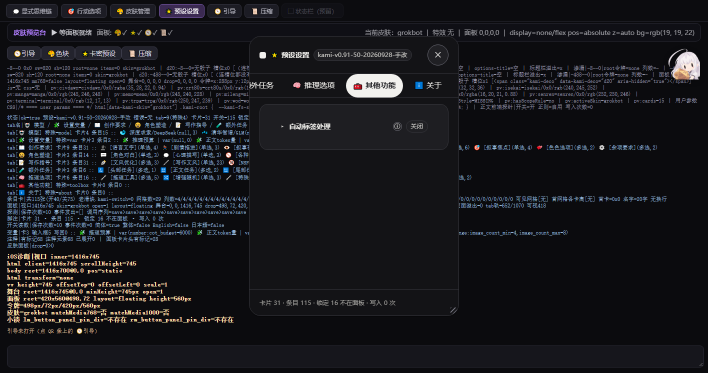
#> input picture .audit/折叠-grokbot-收起.png, 1416 x 745 px (shown at 1/2 size); its folder holds 3 pictures in this run
$ python _crop-fold.py
#> lines starting #> are read from the running program, lines starting #| are printed output that depends on the picture
from PIL import Image
import os
A = os.path.dirname(os.path.abspath(__file__))
for skin in ["grokbot", "manga", "rain"]:
    im = Image.open(os.path.join(A, f"折叠-{skin}-收起.png"))
#> im is the input picture: PIL image 1416x745 RGB; mean R, G, B 24.8, 25.1, 29.2
    im.crop((518, 192, 955, 288)).resize((437 * 3, 96 * 3), Image.LANCZOS).save(os.path.join(A, f"折叠-细节-{skin}.png"))
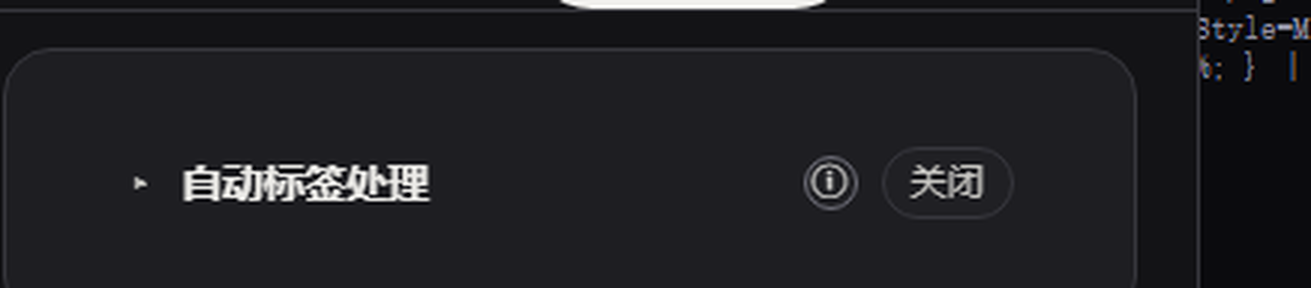
#> saved as 折叠-细节-grokbot.png: PIL image 1311x288 RGB; mean R, G, B 32.3, 32.3, 35.9
    print(skin, "ok")
#> pass 2 of the loop `for skin in ["grokbot", "manga", "rain"]:`:
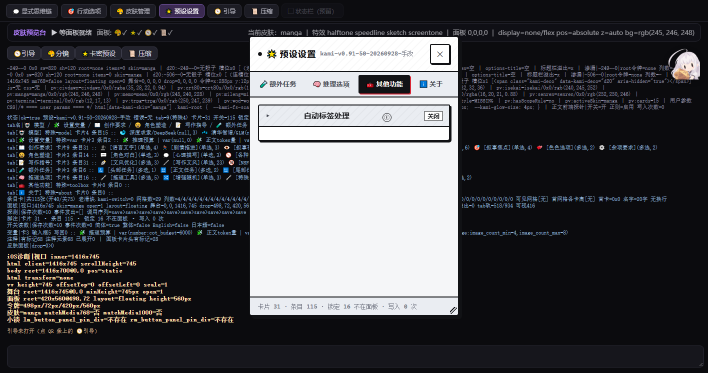
#> input picture .audit/折叠-manga-收起.png, 1416 x 745 px (shown at 1/2 size)
#> im is the input picture: PIL image 1416x745 RGB; mean R, G, B 69.2, 69.7, 73.6
#> `im.crop((518, 192, 955, 288)).resize((437 * 3, 96 * 3), Image.LANCZOS)..`:
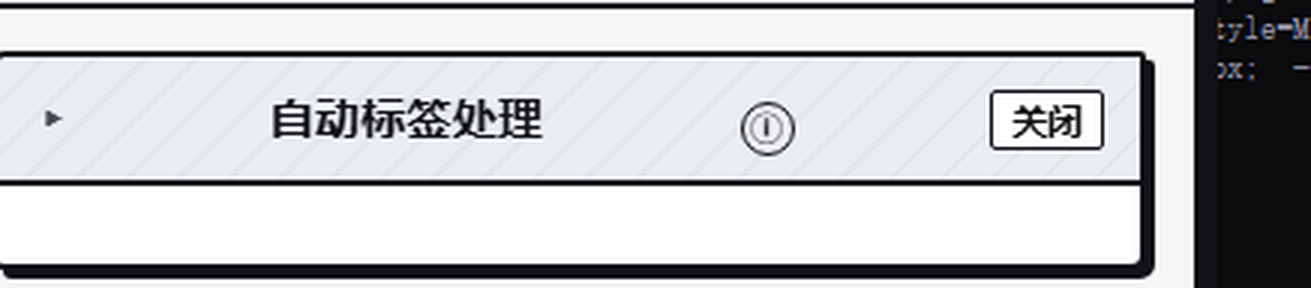
#> saved as 折叠-细节-manga.png: PIL image 1311x288 RGB; mean R, G, B 193.3, 194.6, 197.2
#> pass 3 of the loop `for skin in ["grokbot", "manga", "rain"]:`:
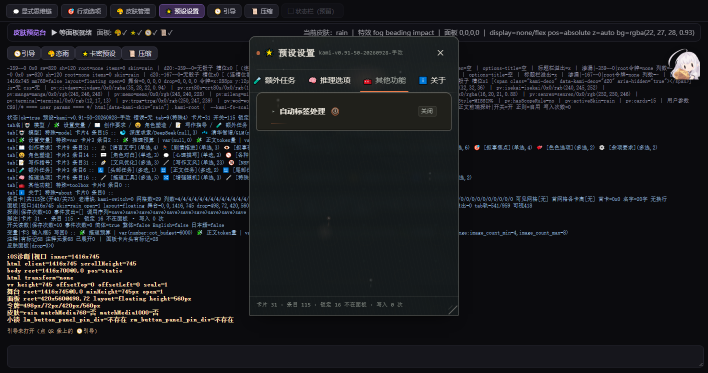
#> input picture .audit/折叠-rain-收起.png, 1416 x 745 px (shown at 1/2 size)
#> im is the input picture: PIL image 1416x745 RGB; mean R, G, B 24.7, 25.9, 29.4
#> `im.crop((518, 192, 955, 288)).resize((437 * 3, 96 * 3), Image.LANCZOS)..`:
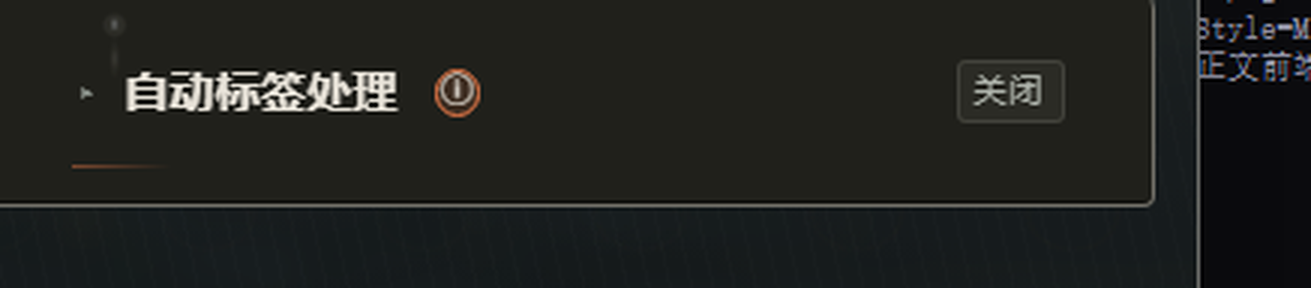
#> saved as 折叠-细节-rain.png: PIL image 1311x288 RGB; mean R, G, B 33.3, 34.5, 31.9
